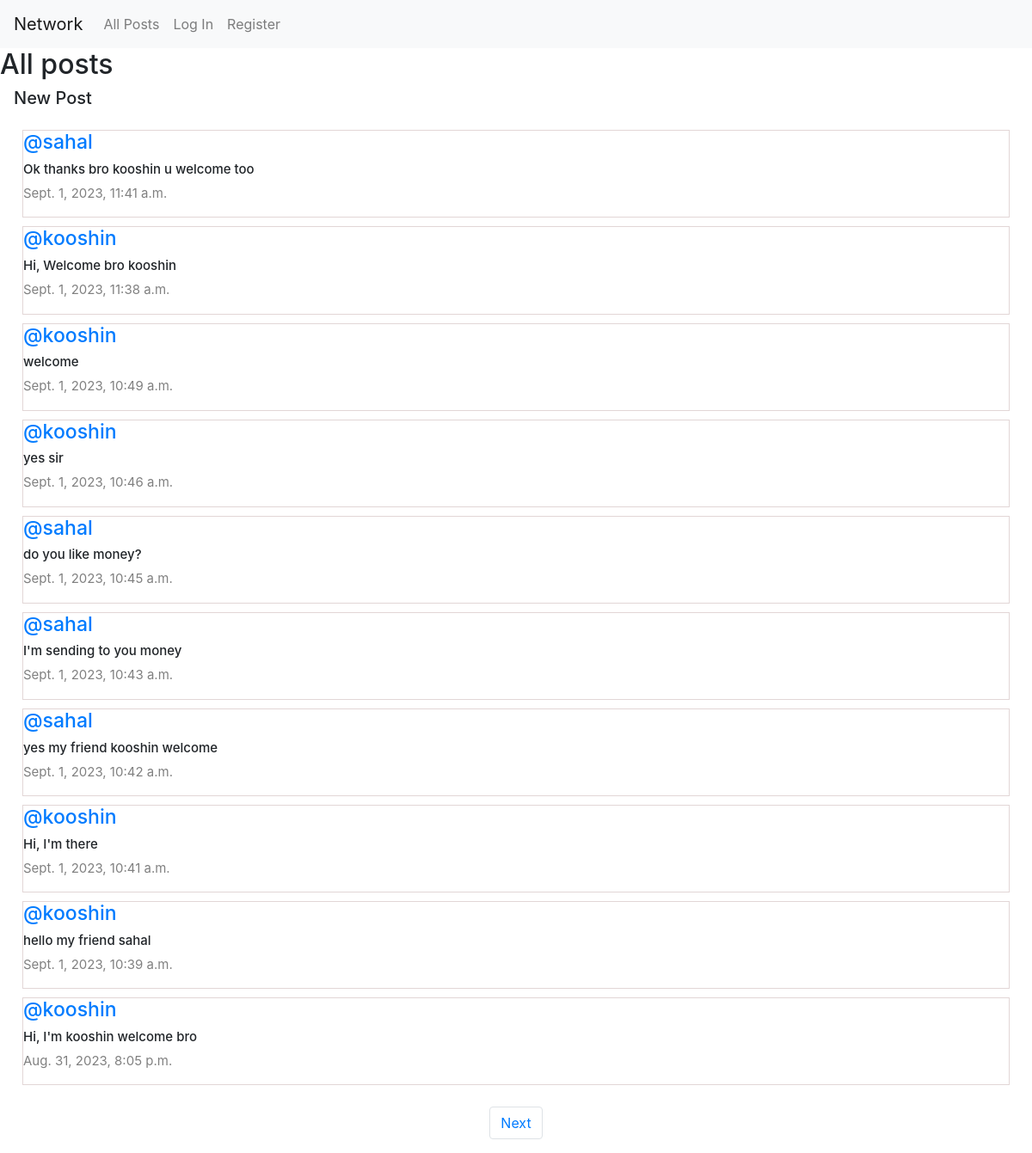
The page / on the database its author committed.
### network/models.py (models this page shows, shortened)
class Post(models.Model):
    content= models.CharField(max_length=140);
    user = models.ForeignKey(User, on_delete=models.CASCADE, related_name="author")
    date = models.DateTimeField(auto_now=True)

class User(AbstractUser):
    pass

### network/views.py (the view)
# urls.py: path("", views.index, name="index"),
def index(request):
    allPosts = Post.objects.all().order_by("id").reverse()
    paginator = Paginator(allPosts, 10)
    page_number = request.GET.get('page')
    posts_of_the_page = paginator.get_page(page_number)
    allLikes = Like.objects.all()
    whoYouLiked = []
    try:
        for like in allLikes:
            if like.user.id == request.user.id:
                whoYouLiked.append(like.post.id)
    except:
        whoYouLiked = []
    return render(request, "network/index.html",{
        "allPosts": allPosts,
        "posts_of_the_page": posts_of_the_page,
        "whoYouLiked":whoYouLiked
    })

### network/templates/network/index.html (shortened to what this page needs)
{% extends "network/layout.html" %}
{% block body %}
    <h2>All posts</h2>
    <div class="new-post mx-3">
        <h5>New Post</h5>
    </div>
    <div class="all-posts mx-3">
        {% for post in posts_of_the_page %}
            <div class="post">
                <h5 class="username"><a href="{% url 'profile' user_id=post.user.id %}">@{{ post.user}}</a></h5>
                <h6 class ="content" id="content_{{ post.id }}">{{post.content}}</h6>
                <p class="date">{{post.date}}</p>
            </div>
         {% endfor %}
    </div>
    <nav aria-label="Page navigation example">
        <ul class="pagination d-flex justify-content-center">
            {% if posts_of_the_page.has_next%}
          <li class="page-item"><a class="page-link" href="?page={{ posts_of_the_page.next_page_number}}">Next</a></li>
          {% endif%}
        </ul>
    </nav>
{% endblock %}

### network/templates/network/layout.html (shortened to what this page needs)
{% load static %}
<!DOCTYPE html>
<html lang="en">
    <head>
        <link rel="stylesheet" href="https://stackpath.bootstrapcdn.com/bootstrap/4.4.1/css/bootstrap.min.css">
        <link href="{% static 'network/styles.css' %}" rel="stylesheet">
        <link rel="stylesheet" href="https://cdnjs.cloudflare.com/ajax/libs/font-awesome/4.7.0/css/font-awesome.min.css">
    </head>
    <body>
        <nav class="navbar navbar-expand-lg navbar-light bg-light">
            <a class="navbar-brand" href="{% url 'index' %}">Network</a>
            <div>
              <ul class="navbar-nav mr-auto">
                <li class="nav-item">
                  <a class="nav-link" href="{% url 'index' %}">All Posts</a>
                </li>
                {% if user.is_authenticated %}
                    <li class="nav-item">
                        <a class="nav-link" href="{% url 'following' %}">Following</a>
                    </li>
                    <li class="nav-item">
                        <a class="nav-link" href="{% url 'logout' %}">Log Out</a>
                    </li>
                {% else %}
                    <li class="nav-item">
                        <a class="nav-link" href="{% url 'login' %}">Log In</a>
                    </li>
                    <li class="nav-item">
                        <a class="nav-link" href="{% url 'register' %}">Register</a>
                    </li>
                {% endif %}
              </ul>
            </div>
          </nav>
        <div class="body">
            {% block body %}
            {% endblock %}
        </div>
    </body>
</html>

### network/static/network/styles.css (style rules this page uses)
.all-posts { display: flex; justify-content: flex-start; flex-direction: column; margin: 20px; }
.post { border: 0.1px solid rgb(226, 214, 214); display: flex; justify-content: center; flex-direction: column; box-sizing: border-box; margin: 5px 10px; }
.content { font-size: 15px; }
.username { font-size: 23px; }
.date { color: gray; font-size: 15px; }

### rows shown on the page
Post: user "sahal", content "Ok thanks bro kooshin u welcome too", date "Sept. 1, 2023, 11:41 a.m."
Post: user "kooshin", content "Hi, Welcome bro kooshin", date "Sept. 1, 2023, 11:38 a.m."
Post: user "kooshin", content "welcome", date "Sept. 1, 2023, 10:49 a.m."
Post: user "kooshin", content "yes sir", date "Sept. 1, 2023, 10:46 a.m."
Post: user "sahal", content "do you like money?", date "Sept. 1, 2023, 10:45 a.m."
Post: user "sahal", content "I'm sending to you money", date "Sept. 1, 2023, 10:43 a.m."
Post: user "sahal", content "yes my friend kooshin welcome", date "Sept. 1, 2023, 10:42 a.m."
Post: user "kooshin", content "Hi, I'm there", date "Sept. 1, 2023, 10:41 a.m."
Post: user "kooshin", content "hello my friend sahal", date "Sept. 1, 2023, 10:39 a.m."
Post: user "kooshin", content "Hi, I'm kooshin welcome bro", date "Aug. 31, 2023, 8:05 p.m."
